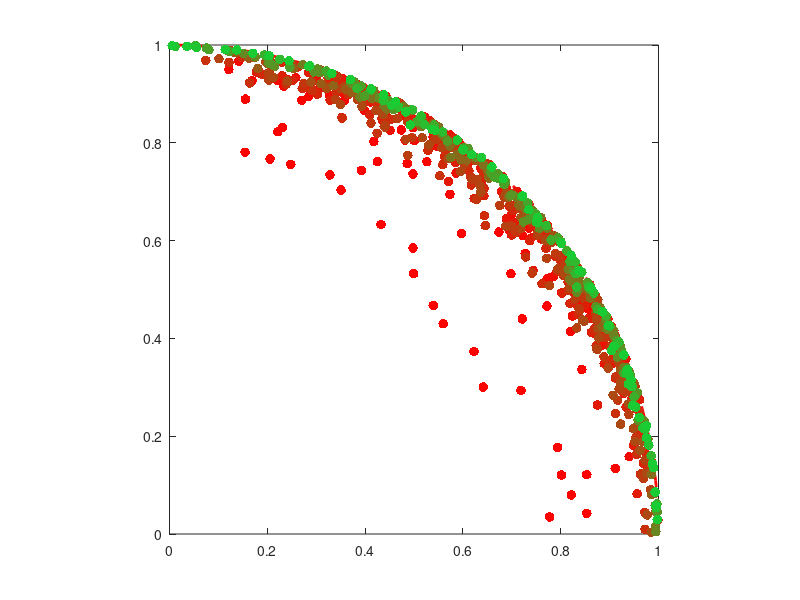
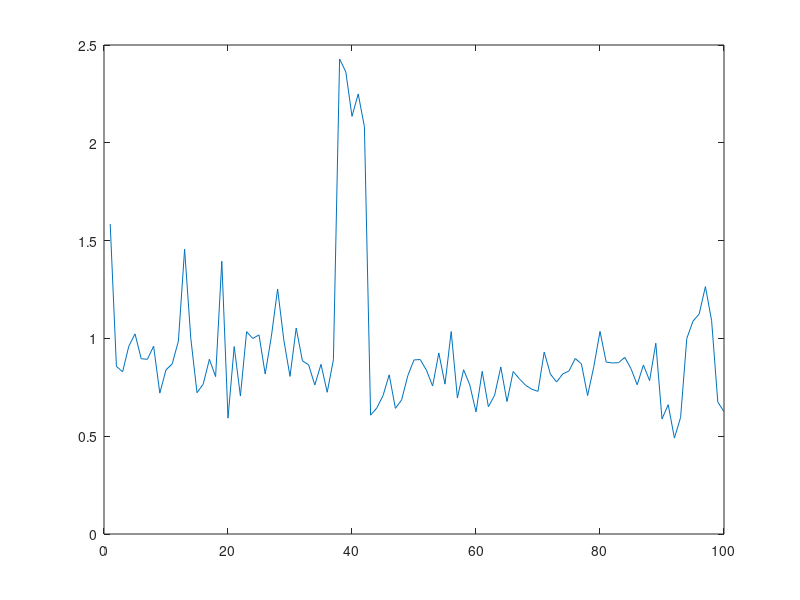

Write the MATLAB code that produced these figures, in order.
function MOGAcrowd(mode, type)
% GATEST Runs a MOGA test-case.
%   A MOGA is run using the following genome:
%   [x, y] - point position in (x,y) coordinates
%   and the following fitness functions:
%   Dist_x: distance of x from 0
%   Dist_y: distance of y from 0
%   the genome is bounded by x^2+y^2=1
%   The algorithm has different selection modes:
%   1 - weighted selection (equal weights)
%   2 - max genomes are selected from each fitness
%   3 - pareto front selection
%   4 - pareto front + crowding selection
%   Type: 1 - square, 2 - circle
if nargin<2
    type = 2;
    if nargin<1
        mode = 5;
    end
end

% Algorithm parameters
Pop = 200;
NGen = 100;
NTop = 40;

AllPop = zeros(Pop,2,NGen);
AllTop = zeros(NTop,2,NGen);
AllFit = zeros(Pop,2,NGen);
AllDistMu = zeros(NGen,1);
AllDistMin = zeros(NGen,1);
stdist = zeros(NGen,1);

% Create random population
GenPop = RandomG(Pop);

percExtra = 1.1;
curGen = 0;
while curGen<NGen
    % Obtain population fitness
    Fit = zeros(Pop,2);
    Fit(:,1) = Fit1(GenPop);
    Fit(:,2) = Fit2(GenPop);
    weights = ones(Pop,1)/Pop;
    
    % Store results
    AllPop(:,:,curGen+1) = GenPop;
    AllFit(:,:,curGen+1) = Fit;
    
    if mode == 1
        % Use weighted selection method
        wFit = Fit(:,1)+Fit(:,2);
        wFitID = [wFit,(1:Pop)'];
        wFitID = sortrows(wFitID,-1);
        BestIDs = wFitID(1:NTop,end);
    else
        if mode == 2
            % Use max selection method
            FitID = [Fit,(1:Pop)'];
            FitID1 = sortrows(FitID,-1);
            FitID2 = sortrows(FitID,-2);
            BestIDs = [FitID1(:,end),FitID2(:,end)];
            BestIDs = reshape(BestIDs',[],1);
            BestIDs = BestIDs(1:NTop);
        else
            % Sort into Pareto fronts
            Fronts = Pareto(Fit);
            
            if mode == 3
                % Select from Pareto fronts until NTop
                f = 1;
                BestIDs = [];
                while length(BestIDs)<NTop
                    BestIDs = [BestIDs;Fronts{f}]; %#ok<AGROW>
                    f = f + 1;
                end
                BestIDs = BestIDs(1:NTop);
                
                % Update distance between all candidates
                CFits = Fit(BestIDs,:);
                NC = size(CFits,1);
                dists = zeros(NC,1);
                for c = 1:NC
                    distM = repmat(CFits(c,:),NC-1,1) - ...
                        CFits([1:c-1,c+1:end],:);
                    dist = diag(distM*distM');
                    dists(c) = min(dist);
                end
                weights = dists;
            end
            
            if mode == 4
                % Mode 4 selects the best genomes based on
                % pareto level and relative distance
                f = 1;
                BestIDs = [];
                Candidates = [];
                while length(BestIDs)<NTop
                    % Add next front to Candidates
                    Candidates = [Candidates;
                                  Fronts{f},zeros(length(Fronts{f}),1)];
                    f = f + 1;
                    CanPop = Fit(Candidates(:,1),:);
                    
                    % Check distance between all candidates
                    NC = size(Candidates,1);
                    if NC > 2
                        dists = zeros(NC,1);
                        for c = 1:NC
                            distM = repmat(CanPop(c,:),NC-1,1) - ...
                                CanPop([1:c-1,c+1:end],:);
                            dist = diag(distM*distM');
                            dists(c) = min(dist);
                        end

                        % Move candidates with high variety to BestIDs
                        cIDs = dists>mean(dists)-curGen/NGen*std(dists);
%                         cIDs = dists>mean(dists)-std(dists);
%                         cIDs = dists>mean(dists);
%                         BestC = Candidates(cIDs);
%                         Candidates(cIDs) = [];
%                         BestIDs = [BestIDs;BestC];
                        Candidates(cIDs,2) = 1;
                        if sum(Candidates(:,2))>=NTop
                            BestIDs = Candidates(Candidates(:,2)==1,1);
                        end
                    end
                end
                BestIDs = BestIDs(1:NTop);
                
                % Update distance between all candidates
                CFits = Fit(BestIDs,:);
                NC = size(CFits,1);
                dists = zeros(NC,1);
                for c = 1:NC
                    distM = repmat(CFits(c,:),NC-1,1) - ...
                        CFits([1:c-1,c+1:end],:);
                    dist = diag(distM*distM');
                    dists(c) = min(dist);
                end
                weights = dists;
            end
            
            if mode == 5
                % Select from Pareto fronts until NTop+10%
                f = 1;
                BestIDs = [];
                while length(BestIDs)<NTop
                    BestIDs = [BestIDs;Fronts{f}]; %#ok<AGROW>
                    f = f + 1;
                end
                
                % Check distance between all candidates
                CFits = Fit(BestIDs,:);
                NC = size(CFits,1);
                dists = zeros(NC,1);
                for c = 1:NC
                    distM = repmat(CFits(c,:),NC-1,1) - ...
                        CFits([1:c-1,c+1:end],:);
                    dist = diag(distM*distM');
                    dists(c) = min(dist);
                end
                stdist(curGen+1) = std(dists)/mean(dists);
                dists = [dists,BestIDs];
                
                while length(BestIDs)>NTop
                    % Find pair of closest points
                    mIDs = find(dists(:,1) == min(dists(:,1)));
                    dIDs = mIDs;
                    if length(dIDs)>=2
                        % Keep only one point at random
                        safeID = randsample(length(dIDs),1);
                        dIDs(safeID) = [];
                    end
                    BestIDs(ismember(BestIDs,dists(dIDs,2))) = [];
                    dists(mIDs,:) = [];
                end
%                 BestIDs = BestIDs(1:NTop);
                
                % Update distance between all candidates
                CFits = Fit(BestIDs,:);
                NC = size(CFits,1);
                dists = zeros(NC,1);
                for c = 1:NC
                    distM = repmat(CFits(c,:),NC-1,1) - ...
                        CFits([1:c-1,c+1:end],:);
                    dist = diag(distM*distM');
                    dists(c) = min(dist);
                end
                weights = dists;
            end
        end
    end
    
    % Store results
    TopFit = Fit(BestIDs,:);
    AllTop(:,:,curGen+1) = TopFit;
    dists = zeros(NTop,1);
    for c = 1:NTop
        distM = repmat(TopFit(c,:),NTop-1,1) - ...
            TopFit([1:c-1,c+1:end],:);
        dist = diag(distM*distM');
        try
            dists(c) = min(dist);
        catch
            disp(1);
        end
    end
    AllDistMu(curGen+1) = mean(dists);
    AllDistMin(curGen+1) = min(dists);
    
    % Build new population
    NewPop = zeros(size(GenPop));
    NewPop(1:NTop,:) = GenPop(BestIDs,:); % Elitism
    g = NTop+1;
    while g<Pop
        Parents = randsample(BestIDs,2,true,weights);
        if Parents(1)~=Parents(2)
            go = Offspring(GenPop(Parents(1),:),...
                           GenPop(Parents(2),:));
            if ~isempty(go)
                NewPop(g,:) = go;
                g = g + 1;
            end
        end
    end
    
    GenPop = NewPop;
    curGen = curGen + 1;
%     disp (curGen);
end

% Display results
figure
x = cos(0:0.01:pi/2);
y = sin(0:0.01:pi/2);
plot(x,y,'--r','LineWidth',2);
hold on
for g = 1:NGen
    Color = ((NGen-g)*[1, 0, 0]+g*[0.1, 0.8, 0.2])/NGen;
    scatter(AllTop(:,1,g),AllTop(:,2,g),50,Color,'fill');
%     scatter(AllFit(:,1,g),AllFit(:,2,g),50,Color,'fill');
end
axis equal
axis([0 1 0 1])

figure
plot(stdist);
% figure
% plot(AllDistMu);
% hold on
% plot(AllDistMin);
% disp([AllDistMu(end), AllDistMin(end)]);

    function g = RandomG(n)
        radii = rand(n,1);
        angle = pi/2*rand(n,1);
        g = [radii.*cos(angle),radii.*sin(angle)];
    end

    function f = Fit1(g)
        f = g(:,1);
    end

    function f = Fit2(g)
        f = g(:,2);
    end

    function g = Offspring(p1,p2)
        % Crossover
        if rand()>0.5
            g = [p1(1),p2(2)];
        else
            g = [p2(1),p1(2)];
        end
        
        % Mutation
        g = g + 0.2*(0.5-rand(1,2));
        
        % Bounding
%         g = min(max(g,[0, 0]),[1, 1]);
        if type == 1
            if any(g<0) || any(g>1)
                g = [];
            end
        else
            if g*g'>1
                g = [];
            end
        end
    end

    function Fronts = Pareto(Data)
        Npoints = size(Data,1);
        
        % Add IDs to data points
        X = [Data,(1:Npoints)'];
        
        Fronts = {};
        fn = 0;
        XTemp = [X,zeros(size(X,1),1)];
        Under = [];
        while ~isempty(XTemp)
            p = find(XTemp(:,end)==0,1,'first');
            if isempty(p)
                % Finished checking the front
                fn = fn + 1;
                Front = XTemp(:,end-1);
                Fronts{fn,1} = Front;
                
                % Prepare data to evaluate next front
                XTemp = [Under,zeros(size(Under,1),1)];
                Under = [];
            else
                XTemp(p,end) = 1;  % set p as "checked"
                % Find which items in XTemp are dominated by p
                pX = repmat(XTemp(p,1:end-2),size(XTemp,1),1);
                IDs = any(pX>XTemp(:,1:end-2),2) & ...
                    all(pX>=XTemp(:,1:end-2),2);
                % Move those to Under
                Under = [Under;XTemp(IDs,1:end-1)];
                XTemp(IDs,:) = [];
            end
        end     
    end
end

